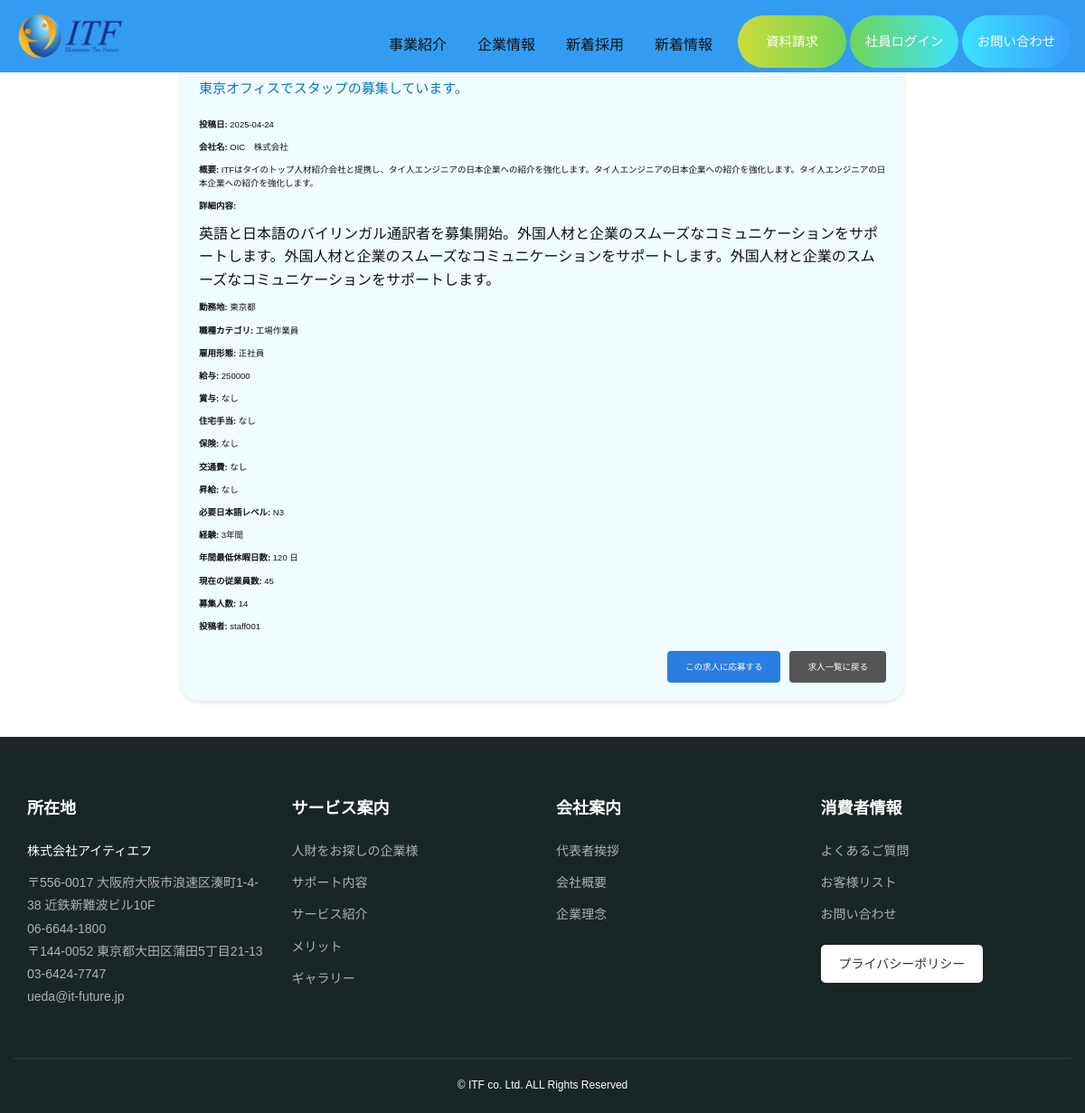
/php/job_details.php?job_id=3, run on the app's committed database.
### tables this page shows
CREATE TABLE `posts` (
  `id` int(11) NOT NULL,
  `staff_id` int(11) NOT NULL,
  `post_type` varchar(50) NOT NULL,
  `category` varchar(50) DEFAULT NULL,
  `title` varchar(255) NOT NULL,
  `summary` text NOT NULL,
  `content` text NOT NULL,
  `image` varchar(255) DEFAULT NULL,
  `company_name` varchar(255) DEFAULT NULL,
  `job_location` varchar(255) DEFAULT NULL,
  `job_category` varchar(50) DEFAULT NULL,
  `job_type` varchar(50) DEFAULT NULL,
  `salary` varchar(100) DEFAULT NULL,
  `bonuses` tinyint(4) DEFAULT NULL,
  `bonus_amount` varchar(100) DEFAULT NULL,
  `living_support` tinyint(4) DEFAULT NULL,
  `rent_support` varchar(100) DEFAULT NULL,
  `insurance` tinyint(4) DEFAULT NULL,
  `transportation_charges` tinyint(4) DEFAULT NULL,
  `transport_amount_limit` varchar(100) DEFAULT NULL,
  `salary_increment` tinyint(4) DEFAULT NULL,
  `increment_condition` text DEFAULT NULL,
  `japanese_level` varchar(50) DEFAULT NULL,
  `experience` varchar(255) DEFAULT NULL,
  `minimum_leave_per_year` varchar(50) DEFAULT NULL,
  `employee_size` varchar(50) DEFAULT NULL,
  `required_vacancy` varchar(50) DEFAULT NULL,
  `date` date NOT NULL,
  `posted_by` varchar(50) NOT NULL,
  `created_at` datetime NOT NULL DEFAULT current_timestamp()
);

### php/job_details.php (the view, shortened to what this page needs)
<!DOCTYPE html>
<html lang="ja">
<head>
    <link rel="stylesheet" href="../css/common.css">
    <link rel="stylesheet" href="../css/style.min.css">
    <link rel="stylesheet" href="../css/screen.min.css">
    <link rel="stylesheet" href="../css/pagenavi-css.css">
    <link rel="stylesheet" href="../css/footer.css">
    <link rel="stylesheet" href="../css/main_intro.css">
    <link rel="stylesheet" href="../css/saiyou.css">
    <link rel="stylesheet" href="../css/login.css">
</head>
<body>
    <header id="header" class="l-header header" itemscope="" itemtype="https://schema.org/WPHeader">
        <div class="header-frame">
            <div class="header-top">
                <div class="wrap pc-flex bet">
                    <div class="header-top-in flex bet vcenter">
                        <h1 class="sp-2 logo"><a href="../index.html" class="logo-link flex vcenter"><img src="../images/logo.png" alt=""></a></h1>
                    </div>
                    <div class="header-menu sp-md-acc">
                        <div id="sp-menu-acc" class="pc-flex hend acc-body">
                            <ul class="contents pc-flex str hend max">
                                <li class="contents-item"><a href="../about.html">事業紹介</a></li>
                                <li class="contents-item"><a href="../company_info.html">企業情報</a></li>
                                <li class="contents-item"><a href="../saiyou.php">新着採用</a></li>
                                <li class="contents-item"><a href="../news.html">新着情報</a></li>
                            </ul>
                            <ul class="cta pc-flex max str">
                                <li class="cta-item document flex vcenter">
                                    <a href="/ITF/Recruitment" class="cta-item-link flex hcenter vcenter">資料請求</a>
                                </li>
                                <li class="cta-item estimation flex vcenter"><a href="#" class="cta-item-link flex hcenter vcenter staff-login-link" onclick="showLoginPopup()">社員ログイン</a></li>
                                <li class="cta-item inquiry flex vcenter">
                                    <a href="../inquiry.html" class="cta-item-link flex hcenter vcenter">お問い合わせ</a>
                                </li>
                            </ul>
                        </div>
                    </div>
                </div>
            </div>
        </div>
    </header><br>
    <section class="job-details-section">
        <?php
        try {
            $db = new PDO('mysql:host=localhost;dbname=itf', 'root', '');
            $db->setAttribute(PDO::ATTR_ERRMODE, PDO::ERRMODE_EXCEPTION);
        } catch (PDOException $e) {
            die("Database connection failed: " . $e->getMessage());
        }
        $job_id = isset($_GET['job_id']) ? (int)$_GET['job_id'] : 0;
        $stmt = $db->prepare("SELECT * FROM posts WHERE id = ? AND post_type = 'job'");
        $stmt->execute([$job_id]);
        $job = $stmt->fetch(PDO::FETCH_ASSOC);
        if ($job) {
            echo '<h2>' . htmlspecialchars($job['title']) . '</h2>';
            echo '<p><strong>投稿日:</strong> ' . htmlspecialchars($job['date']) . '</p>';
            echo '<p><strong>会社名:</strong> ' . htmlspecialchars($job['company_name']) . '</p>';
            echo '<p><strong>概要:</strong> ' . htmlspecialchars($job['summary']) . '</p>';
            echo '<p><strong>詳細内容:</strong></p>';
            echo '<div>' . nl2br(htmlspecialchars($job['content'])) . '</div>';
            echo '<p><strong>勤務地:</strong> ' . htmlspecialchars($job['job_location']) . '</p>';
            echo '<p><strong>職種カテゴリ:</strong> ' . htmlspecialchars($job['job_category']) . '</p>';
            echo '<p><strong>雇用形態:</strong> ' . htmlspecialchars($job['job_type']) . '</p>';
            echo '<p><strong>給与:</strong> ' . htmlspecialchars($job['salary']) . '</p>';
            echo '<p><strong>賞与:</strong> ' . ($job['bonuses'] ? 'あり (金額: ' . htmlspecialchars($job['bonus_amount']) . ')' : 'なし') . '</p>';
            echo '<p><strong>住宅手当:</strong> ' . ($job['living_support'] ? 'あり (金額: ' . htmlspecialchars($job['rent_support']) . ')' : 'なし') . '</p>';
            echo '<p><strong>保険:</strong> ' . ($job['insurance'] ? 'あり' : 'なし') . '</p>';
            echo '<p><strong>交通費:</strong> ' . ($job['transportation_charges'] ? 'あり (月額上限: ' . htmlspecialchars($job['transport_amount_limit']) . ')' : 'なし') . '</p>';
            echo '<p><strong>昇給:</strong> ' . ($job['salary_increment'] ? 'あり (条件: ' . htmlspecialchars($job['increment_condition']) . ')' : 'なし') . '</p>';
            echo '<p><strong>必要日本語レベル:</strong> ' . htmlspecialchars($job['japanese_level']) . '</p>';
            echo '<p><strong>経験:</strong> ' . htmlspecialchars($job['experience']) . '</p>';
            echo '<p><strong>年間最低休暇日数:</strong> ' . htmlspecialchars($job['minimum_leave_per_year']) . ' 日</p>';
            echo '<p><strong>現在の従業員数:</strong> ' . htmlspecialchars($job['employee_size']) . '</p>';
            echo '<p><strong>募集人数:</strong> ' . htmlspecialchars($job['required_vacancy']) . '</p>';
            echo '<p><strong>投稿者:</strong> ' . htmlspecialchars($job['posted_by']) . '</p>';
            echo '<div class="button-container">';
            echo '<a href="../recruitment.php?job_id=' . htmlspecialchars($job['id']) . '" class="apply-button">この求人に応募する</a>';
            echo '<a href="../saiyou.php" class="back-button">求人一覧に戻る</a>';
            echo '</div>';
        } else {
            echo '<p>求人が見つかりませんでした。</p>';
        }
        ?>
    </section>
    <footer class="footer">
        <div class="footer-container">
            <div class="footer-row">
                <div class="footer-col">
                    <h3 class="footer-heading">所在地</h3>
                    <div class="footer-link">
                        <a href="../index.html" style="color: white;">株式会社アイティエフ</a>
                    </div>
                    <p class="footer-text">
                        〒556-0017 大阪府大阪市浪速区湊町1-4-38 近鉄新難波ビル10F<br>
                        06-6644-1800 <br>
                        〒144-0052 東京都大田区蒲田5丁目21-13<br>
                        03-6424-7747<br>
                        ueda@it-future.jp
                    </p>
                </div>
                <div class="footer-col">
                    <h3 class="footer-heading">サービス案内</h3>
                    <a href="../index.html#solution_03" class="footer-link">人財をお探しの企業様</a>
                    <a href="../about.html#support-naiyou" class="footer-link">サポート内容</a>
                    <a href="#" class="footer-link">サービス紹介</a>
                    <a href="../index.html#merit" class="footer-link">メリット</a>
                    <a href="#" class="footer-link">ギャラリー</a>
                </div>
                <div class="footer-col">
                    <h3 class="footer-heading">会社案内</h3>
                    <a href="../inquiry.html" class="footer-link">代表者挨拶</a>
                    <a href="../company_info.html" class="footer-link">会社概要</a>
                    <a href="../index.html#kigyo-rinen" class="footer-link">企業理念</a>
                </div>
                <div class="footer-col">
                    <h3 class="footer-heading">消費者情報</h3>
                    <p class="footer-text">よくあるご質問</p>
                    <a href="#" class="footer-link">お客様リスト</a>
                    <a href="../inquiry.html" class="footer-link">お問い合わせ</a>
                    <a href="#" class="footer-btn">プライバシーポリシー</a>
                </div>
            </div>
            <div class="footer-copyright">
                © ITF co. Ltd. ALL Rights Reserved
            </div>
        </div>
    </footer>
</body>
</html>

### css/pagenavi-css.css (style rules this page uses)
.header-frame { background-color: #339cf2; }
#header { background-color: #339cf2; }
.header { color: #3684b8; font-size: 28px; }

### css/footer.css (style rules this page uses)
.footer { background-color: #1a2526; padding: 50px 0 20px; color: #b0b0b0; font-family: 'Noto Sans JP', sans-serif; line-height: 1.6; }
.footer .footer-container { max-width: 1200px; margin: 0 auto; padding: 0 15px; }
.footer .footer-row { display: flex; flex-wrap: wrap; }
.footer .footer-col { flex: 0 0 25%; max-width: 25%; padding: 15px; text-align: left; }
.footer .footer-heading { font-size: 18px; font-weight: bold; color: #fff; margin-bottom: 20px; }
.footer .footer-text, .footer .footer-link { font-size: 14px; color: #b0b0b0; line-height: 1.8; margin-bottom: 10px; display: block; text-decoration: none; }
.footer .footer-btn { display: inline-block; padding: 10px 20px; background-color: #fff; color: #333; text-decoration: none; border-radius: 5px; font-size: 14px; margin-top: 10px; transition: background-color 0.3s ease; }
.footer .footer-copyright { text-align: center; font-size: 12px; color: #fff; margin-top: 30px; padding-top: 20px; border-top: 1px solid rgba(255, 255, 255, 0.1); }

### css/main_intro.css (style rules this page uses)
body { font-family: 'Noto Sans JP', sans-serif; line-height: 1.6; }

### php/job_details.php (style rules this page uses)
.job-details-section { max-width: 800px; margin: 40px auto; padding: 20px; background: #f0fcfd; border-radius: 20px; box-shadow: 0 2px 4px rgba(0, 0, 0, 0.1); }
.job-details-section h2 { color: #0577c5; font-size: 1.5rem; margin-bottom: 20px; }
.job-details-section p, .job-details-section ul { margin: 10px 0; font-size: 0.95rem; }
.button-container { text-align: right; margin-top: 20px; }
.apply-button, .back-button { display: inline-block; padding: 10px 20px; color: #fff; text-decoration: none; border-radius: 4px; font-size: 0.95rem; margin-left: 10px; }
.apply-button { background: #2a7de1; }
.back-button { background: #555; }

### data on the page
posts: title "東京オフィスでスタップの募集しています。", date "2025-04-24", company_name "OIC 株式会社", summary "ITFはタイのトップ人材紹介会社と提携し、タイ人エンジニアの日本企業への紹介を強化します。タイ人エンジニアの日本企業への紹介を強化します。タイ人エンジニアの日本企業への紹介を強化します。", content "英語と日本語のバイリンガル通訳者を募集開始。外国人材と企業のスムーズなコミュニケーションをサポートします。外国人材と企業のスムーズなコミュニケーションをサポートします。外国人材と企業のスムーズなコミュニケーションをサポートします。", job_location "東京都", job_category "工場作業員", job_type "正社員", salary "250000", japanese_level "N3", experience "3年間", minimum_leave_per_year "120", employee_size "45", required_vacancy "14", posted_by "staff001"
